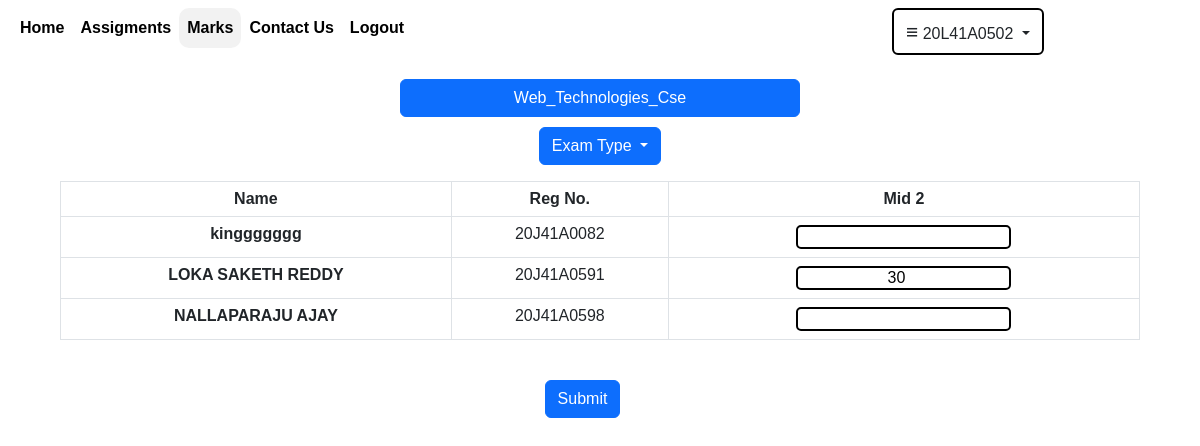
Screenshot of /midmarks2 (signed in) with the database file from the repository.
### user/models.py (models this page shows, shortened)
class LoginDetails(models.Model):
    username=models.CharField(max_length=20,primary_key=True)
    password=models.CharField(max_length=20)
    name=models.CharField(max_length=100)
    usertype=models.CharField(max_length=30,default="usertype")
    dept=models.CharField(max_length=30,default="department")

class Mid2(models.Model):
    username=models.CharField(max_length=30,default="",primary_key=True)
    name=models.CharField(max_length=50,default="")
    Java_Programming_Cse=models.CharField(max_length=10,blank=True)
    Data_Structures_Cse=models.CharField(max_length=10,blank=True)
    Web_Technologies_Cse=models.CharField(max_length=10,blank=True)

### user/views.py (the view, shortened to what this page needs)
# urls.py: path('midmarks2',views.midmarks2),
def midmarks2(request):
    stu=LoginDetails.objects.filter(usertype="Student")
    students=Mid2.objects.all().order_by('username')
    uname=request.session.get('uname')
    fac=LoginDetails.objects.get(username=uname)
    sub=fac.dept
    return render(request,'midmarks2.html',{'students':students,'sub':fac.dept,'fac':fac})

### user/templates/midmarks2.html (shortened to what this page needs)
{% extends 'marks.html'%}
{% block marks%}
<center>
<form action="/midmarks2" method="post">
    <div class="outer">
        <table class="table mt-3 table-bordered tab border-2">
            <thead>
              <tr style="background-color:#f0f0f0;">
                <th scope="col">Name</th>
                <th scope="col">Reg No.</th>
                <th scope="col" >Mid 2</th>
              </tr>
            </thead>
            <tbody>
                {% if sub == "Java_Programming_Cse"%}
                        {% for student in students%}
                        <tr>
                            <th scope="row">{{student.name}}</th>
                            <td>{{student.username}}</td>
                            <td><input type="number" class="input" name="{{student.username}}" value="{{student.Java_Programming_Cse}}"class="text-black"></td>
                        </tr>
                        {% endfor %}
                {% elif sub == "Web_Technologies_Cse"%}
                        {% for student in students%}
                        <tr>
                            <th scope="row">{{student.name}}</th>
                            <td>{{student.username}}</td>
                            <td><input type="number" class="input" name="{{student.username}}" value="{{student.Web_Technologies_Cse}}"class="text-primary bg-black text-white"></td>
                        </tr>
                        {% endfor %}
                {% endif %}
            </tbody>
          </table>
        </div>
        <br>
        <input type="submit" class="btn btn-primary" style="margin-right:35px;">
    </form>
</center>
    {% endblock%}

### user/templates/marks.html (shortened to what this page needs)
{% extends 'base2.html'%}
{% block content%}
<center>
<button class="btn btn-primary mt-3" style="width:400px;max-width:90vw;">{{sub}}</button><br>
</center>
<center>
    <div class="btn-group" style="margin-top:10px;">
      <div class="btn-group">
        <button type="button" class="btn btn-primary dropdown-toggle" data-bs-toggle="dropdown" aria-expanded="false">
          Exam Type
        </button>
      </div>
    </div>
    </center>
{% block marks %}
{% endblock%}
{% endblock%}

### user/templates/base2.html (shortened to what this page needs)
<html>
<head>
    <link href="https://cdn.jsdelivr.net/npm/bootstrap@5.3.0-alpha1/dist/css/bootstrap.min.css" rel="stylesheet">
</head>
<body class="" style="background-color:#fff">
    <nav class="navbar navi navbar-expand-lg sticky-top" style="background-color:#fff;">
        <div class="container-fluid">
          <div class="collapse navbar-collapse" id="navbarNav">
            <center>
            <ul class="navbar-nav">
              <li class="nav-item">
                <a class="nav-link" href="/faculty" id="home" style="color:black;border:0px;"><strong>Home</strong></a>
              </li>
              <li class="nav-item">
                <a class="nav-link" href="/assignments" id="assignment" style="color:black;border:0px;"><strong>Assigments</strong></a>
              </li>
              <li class="nav-item">
                <a class="nav-link" href="/marks" id="marks" style="color:black;border:0px;"><strong>Marks</strong></a>
              </li>
              <li class="nav-item">
                <a class="nav-link" href="/contact_students" id="contactus" style="color:black;border:0px;"><strong>Contact Us</strong></a>
              </li>
              <li class="nav-item">
                <a class="nav-link" href="/logoutf" id="logout" style="color:black;border:0px;"><strong>Logout</strong></a>
              </li>
              <li class="nav-item dropdown" id="log"style="position:relative;left:40vw;">
                <button class="btn dropdown-toggle" data-bs-toggle="dropdown" style="border:2px solid black;"aria-expanded="false">
                 <p style="font-size:130%;display:inline;">&equiv;</p> {{fac.username}}
                </button>
              </li>
            </ul>
          </center>
          </div>
        </div>
      </nav>
      {% block content %}
      {% endblock %}
    </body>
</html>

### rows the page displays
LoginDetails: username "20L41A0502", dept "Web_Technologies_Cse"
Mid2: name "kinggggggg", username "20J41A0082"
Mid2: name "LOKA SAKETH REDDY", username "20J41A0591", Web_Technologies_Cse "30"
Mid2: name "NALLAPARAJU AJAY", username "20J41A0598"
